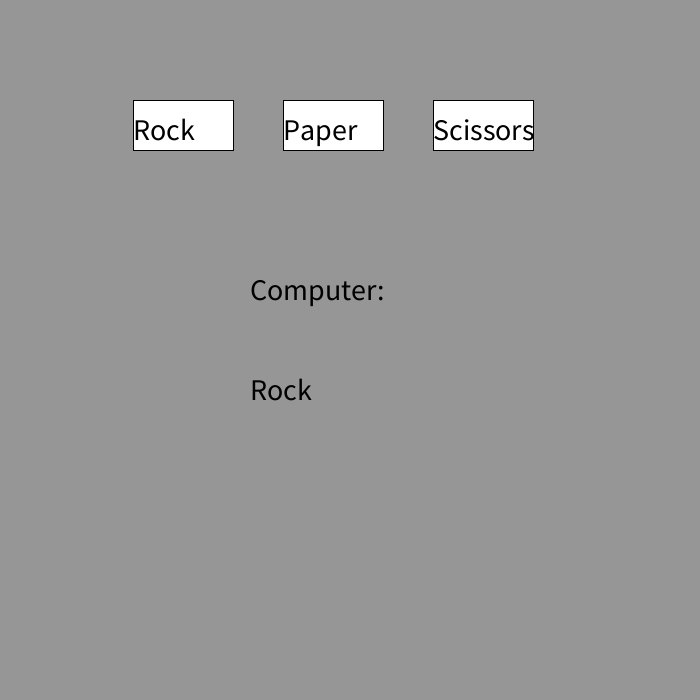
Frame 1 (no input)
Frame 60 (the mouse pressed at the canvas centre just before this capture): identical to frame 1, image omitted
Frame 120 (the mouse held since frame 60 and released just before this capture): identical to frame 1, image omitted

The Processing sketch that drew this single still picture (run headless with seeded random() and noise(); from frame 60 on, the mouse is pressed at the canvas centre):

// Processing sketch: rock_paper_scissors
// ── rock_paper_scissors.pde
String userChoice = "Not chosen";
int randomInt;

void setup() {
  size(700, 700);
  textSize(30);
}

void draw() {
  background(150);
  if (userChoice == "Rock") {
    fill(0, 0, 255);
  } else {
    fill(255);
  }
  rect(width / 3 - 100, 100, 100, 50);
  if (userChoice == "Paper") {
    fill(0, 255, 255);
  } else {
    fill(255);
  }
  rect(width / 3 + 50, 100, 100, 50); // paper
  fill(255);
  if (userChoice == "Scissors") {
    fill(255, 130, 130);
  }
  rect(width / 3 + 200, 100, 100, 50); // scissors
  fill(0);
  text("Rock", width / 3 - 100, 140);
  text("Paper", width / 3 + 50, 140);
  text("Scissors", width / 3 + 200, 140);

  // computer
  text("Computer:", width / 2 - 100, 300);
  if (randomInt == 0) {
    text("Rock", width / 2 - 100, 400);
  } else if (randomInt == 1) {
    text("Paper", width / 2 - 100, 400);
  } else if (randomInt == 2) {
    text("Scissors", width / 2 - 100, 400);
  }
  //text(randomInt, width / 2 - 100, 400);
}

void mousePressed() {
  if (mouseX > width /3 - 100 &&
    mouseX < width / 3 &&
    mouseY > 100 && mouseY < 150) {
    userChoice = "Rock";
    randomInt = (int) random(3);
  } else if (
    mouseX > width / 3 + 50 &&
    mouseX < width / 3 + 150 &&
    mouseY > 100 && mouseY < 150
    ) {
    userChoice = "Paper";
    randomInt = (int) random(3);
  } else if (
    mouseX > width / 3 + 200 &&
    mouseX < width / 3 + 300 &&
    mouseY > 100 && mouseY < 150
    ) {
    userChoice = "Scissors";
    randomInt = (int) random(3);
  } else {
    userChoice = "Not Chosen";
  }
  println(userChoice);
}
